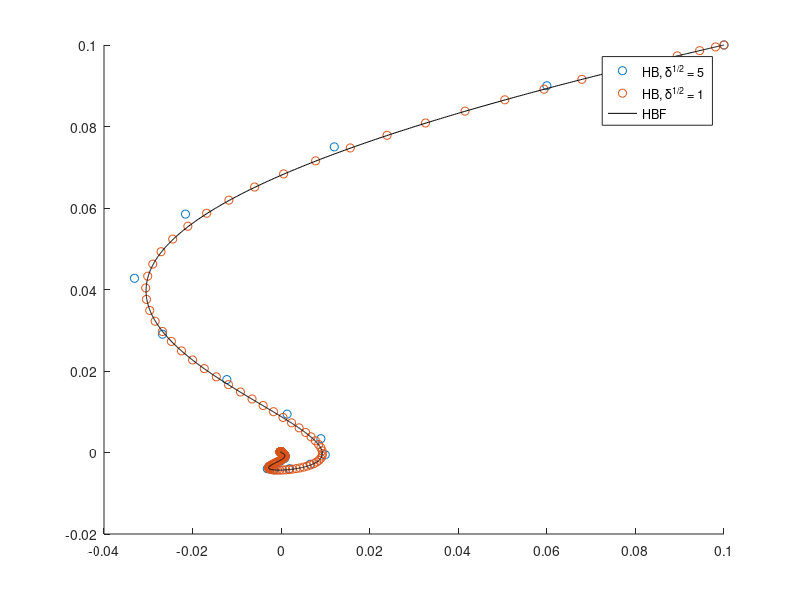

Source code (MATLAB):
clear all
close all
clc

T=1500;
kkk=1;
d=2;
x0=[0.1,0.1]';
H = [2*1e-2,0;0,5*1e-3];
alpha = 0.1;

%discretization 1
sqrt_delta = 5;
t = 0:sqrt_delta:T;
x = zeros(d,length(t));
x(:,1) = x0;

eta = (sqrt_delta^2)/(1+alpha*sqrt_delta/2)
beta = (2-alpha*sqrt_delta)/(2+alpha*sqrt_delta)

for k = 1:(length(t)-1)
    if k == 1
        x(:,k+1)=x(:,k)-eta*(H*x(:,k));
    else
        x(:,k+1)=x(:,k)+beta*(x(:,k)-x(:,k-1))-eta*(H*x(:,k));
    end        
end

hold on;
plot(x(1,1:kkk:size(x,2)),x(2,1:kkk:size(x,2)),'o');

%discretization 2
sqrt_delta = 1;
t = 0:sqrt_delta:T;
x = zeros(d,length(t));
x(:,1) = x0;

eta = (sqrt_delta^2)/(1+alpha*sqrt_delta/2)
beta = (2-alpha*sqrt_delta)/(2+alpha*sqrt_delta)

for k = 1:(length(t)-1)
    if k == 1
        x(:,k+1)=x(:,k)-eta*(H*x(:,k));
    else
        x(:,k+1)=x(:,k)+beta*(x(:,k)-x(:,k-1))-eta*(H*x(:,k));
    end        
end

plot(x(1,1:kkk:size(x,2)),x(2,1:kkk:size(x,2)),'o');


%discretization 3
sqrt_delta = 0.05;
t = 0:sqrt_delta:T;
x = zeros(d,length(t));
x(:,1) = x0;

eta = (sqrt_delta^2)/(1+alpha*sqrt_delta/2)
beta = (2-alpha*sqrt_delta)/(2+alpha*sqrt_delta)

for k = 1:(length(t)-1)
    if k == 1
        x(:,k+1)=x(:,k)-eta*(H*x(:,k));
    else
        x(:,k+1)=x(:,k)+beta*(x(:,k)-x(:,k-1))-eta*(H*x(:,k));
    end        
end


hold on;
plot(x(1,1:kkk:size(x,2)),x(2,1:kkk:size(x,2)),'k');




legend('HB, \delta^{1/2} = 5','HB, \delta^{1/2} = 1','HBF')

